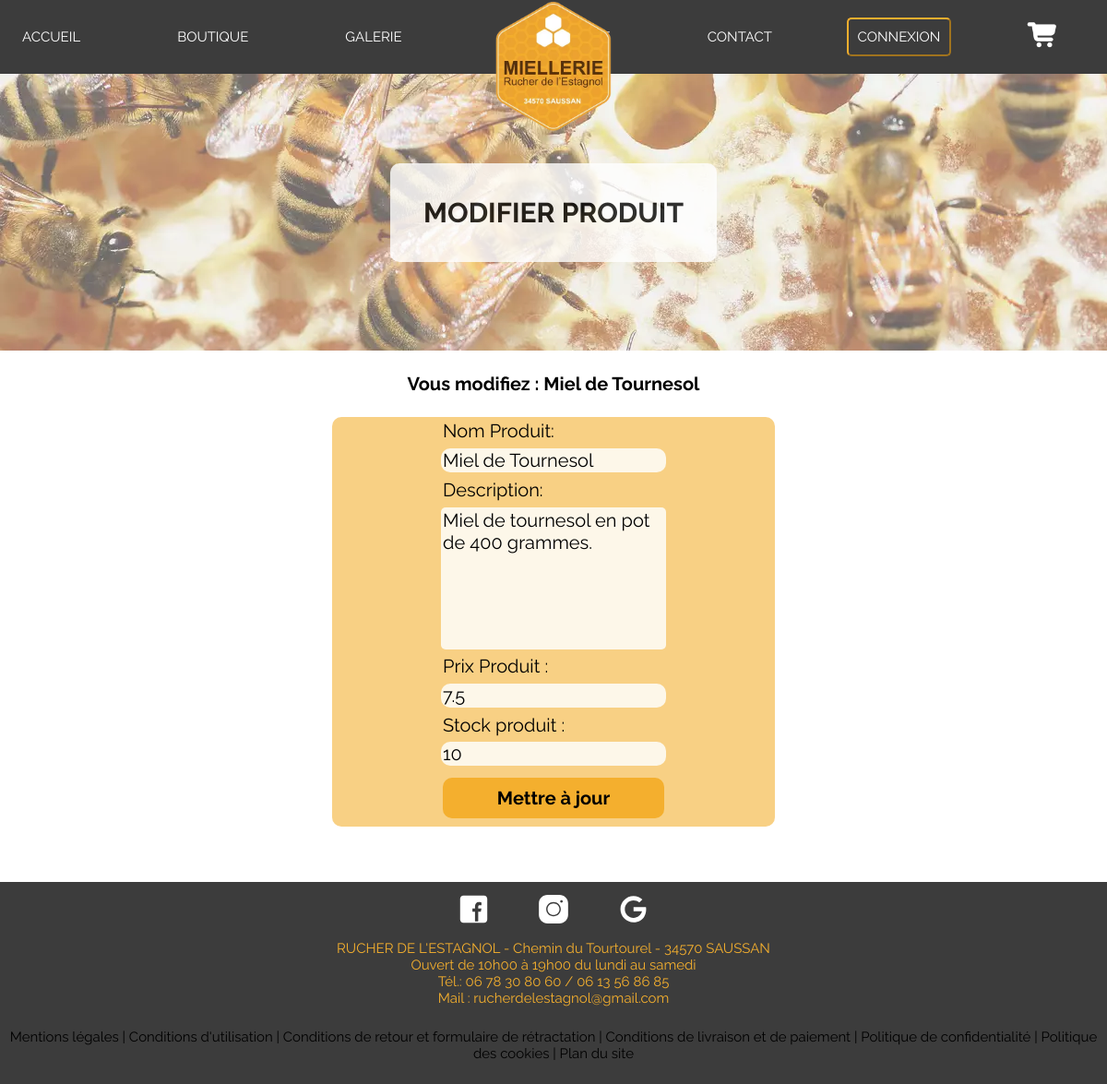
/pages/pageModifierProduits.php?id=3, run on the app's committed database.
### tables this page shows
CREATE TABLE IF NOT EXISTS `produits` (
  `id_produit` int(11) NOT NULL AUTO_INCREMENT,
  `nom_produit` varchar(50) NOT NULL,
  `description_produit` text NOT NULL,
  `prix_produit` float NOT NULL,
  `stock_produit` int(11) DEFAULT NULL,
  `image_produit` varchar(200) NOT NULL,
  `id_categorie` int(11) NOT NULL,
  PRIMARY KEY (`id_produit`),
  KEY `fk_appartenir_categories` (`id_categorie`)
);

### PHP/phpGestionModifierProduits.php (called while the page is built, shortened)
<?php
require('../PHP/connect.php');
$req = $bdd->prepare("SELECT * FROM produits WHERE id_produit=:id_produit;");
$req->bindParam(":id_produit", $_GET['id']);
$req->execute();
$produit = $req->fetch(PDO::FETCH_ASSOC);
?>

### pages/pageModifierProduits.php (the view, shortened to what this page needs)
<?php
require('../PHP/phpGestionModifierProduits.php');
require('../elements/doctype.php')
?>
<header>
  <?php
  require('../elements/navBarre.php')
  ?>
  <section class="slide">
    <div class="titres">
      <div class="contact">Modifier Produit</div>
    </div>
  </section>
</header>
<section>
  <legend class="modifierTitre">Vous modifiez : <?= $produit['nom_produit'] ?></legend>
  <form enctype="multipart/form-data" action="../PHP/phpGestionModifierProduits.php?id=<?= $produit['id_produit'] ?>" class="form_modifier" method="POST">
    <label class="marginModifier">Nom Produit:</label>
    <input type="text" name="nom_produit" value="<?= $produit['nom_produit'] ?>" class="marginModifier">
    <label class="marginModifier">Description:</label>
    <textarea name="description_produit" class="marginModifier"><?= $produit['description_produit'] ?></textarea>
    <label class="marginModifier">Prix Produit :</label>
    <input type="text" name="prix_produit" value="<?= $produit['prix_produit'] ?>" class="marginModifier">
    <label class="marginModifier">Stock produit :</label>
    <input type="number" name="stock_produit" value="<?= $produit['stock_produit'] ?>" class="marginModifier">
    <input type="submit" value="Mettre à jour" class="boutonModifier">
  </form>
</section>
<?php
require('../elements/footer.php');
?>
</body>
</html>

### style.css (style rules this page uses)
* { margin: 0px; --navColor:rgb(60,60,60); --white:rgb(255,255,255); --jaunepale: rgb(253,247,233); --jaune:rgb(244,175,46); --jauneClair:rgba(244, 175, 46, 0.59); font-family: 'Raleway', sans-serif; }
body { position: relative; }
.slide { background-image: url("images/header.webp"); height: 300px; display: flex; justify-content: center; }
.titres { align-self: center; background-color:white; opacity: 0.8; z-index: 2; border-radius: 10px; }
.titres { text-transform: uppercase; font-weight: bold; font-size: 30px ; padding: 3%; text-align: center; }
textarea { resize : none; border: none; border-radius: 5px; background-color: var(--jaunepale); margin-top: 2%; height: 150px; }
.modifierTitre { text-align: center; font-weight: bold; font-size: 20px; margin: 2%; }
.form_modifier { display: flex; flex-direction: column; align-items: center; background-color: var(--jauneClair); border-radius: 10px; margin: 0% 30% 5% 30%; font-size: 20px; }
.form_modifier > input { border: none; background-color: var(--jaunepale); border-radius: 10px; }
.marginModifier { margin: 0.7% 0%; width: 50%; font-size: 20px; }
.boutonModifier { margin: 2% 0%; padding: 2%; width: 50%; font-size: 20px; font-weight: bold; background-color: var(--jaune)!important; }

### data on the page
produits: nom_produit "Miel de Tournesol", description_produit "Miel de tournesol en pot de 400 grammes.", prix_produit "7.5", stock_produit "10"
